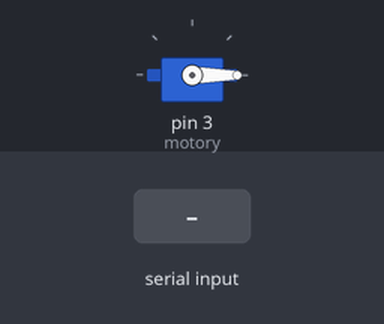
This sketch was run on a simulated Arduino Uno, built with avr-gcc and run on an emulated ATmega328P. On the bench: servo. The test bench sets the inputs (shaded band). What the sketch prints to the serial monitor is not drawn.

Above: at 1.2 s.
1.3 s: byte 30 received over Serial
At 2.5 s:
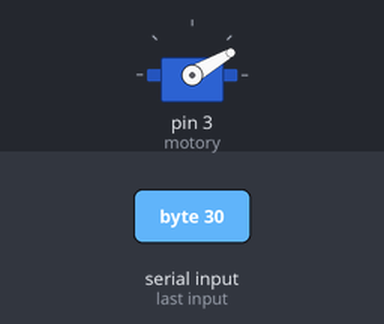
2.8 s: byte 90 received over Serial
At 3.9 s:
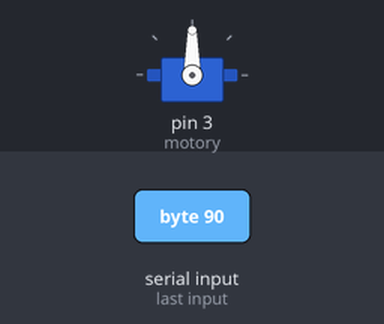
4.3 s: byte 120 received over Serial
At 5.0 s:
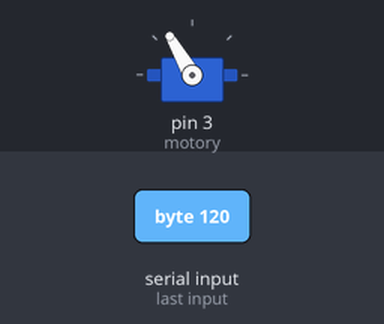
Timing chart, 0 to 7.3 s (numbered marks = the images above; inputs shaded):
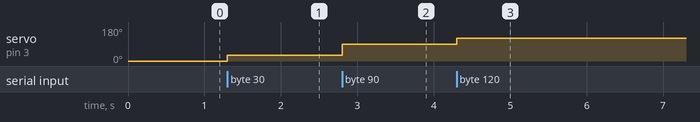

Measured:
- after the input at 1.3 s, servo on pin 3 (motory): 0° → 30° at once
- after the input at 2.8 s, servo on pin 3 (motory): 30° → 90° at once
- after the input at 4.3 s, servo on pin 3 (motory): 90° → 120° at once

The sketch:

proje.ino
```cpp
#include <Servo.h>


Servo motory;
int derece ;
int val ;
void setup(){

Serial.begin(115200);
Serial.setTimeout(100);
motory.attach(3);

motory.write(0);
}

void loop(){
  if(Serial.available()){

    derece = Serial.read();

    Serial.print(derece);
    motory.write(derece);
  }
}
```
